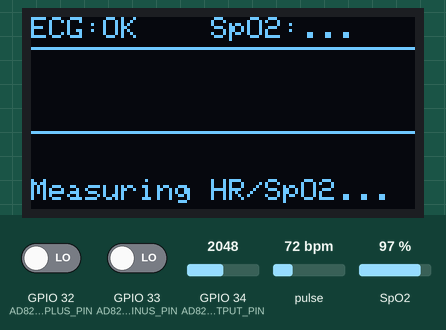
A sketch run on a simulated ESP32. Parts: 128×64 one-colour display. The test bench sets the inputs (shaded band); at power-on: GPIO 34 (AD8232_OUTPUT_PIN) = 2048, GPIO 32 (AD8232_LO_PLUS_PIN) LOW, pulse 72 bpm, GPIO 33 (AD8232_LO_MINUS_PIN) LOW, SpO2 97 % (analog values on the 0–4095 scale). WiFi joins after 1.5 s; servers stay silent unless stated; what the sketch prints to the serial monitor is not drawn.

Above: at 4.7 s.
4.8 s: GPIO 34 (AD8232_OUTPUT_PIN) set to 2866
At 6.79 s:
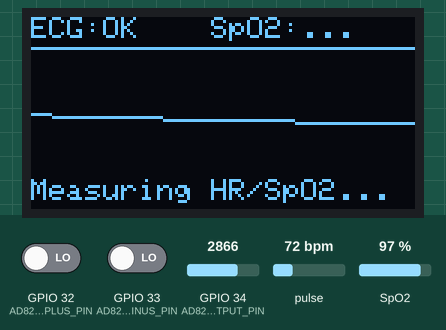
7.2 s: GPIO 32 (AD8232_LO_PLUS_PIN) driven HIGH
At 8.1 s:
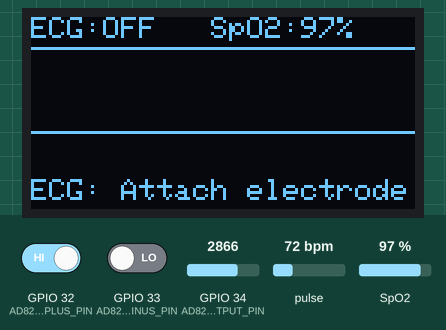
9.2 s: GPIO 32 (AD8232_LO_PLUS_PIN) driven LOW
At 10.3 s:
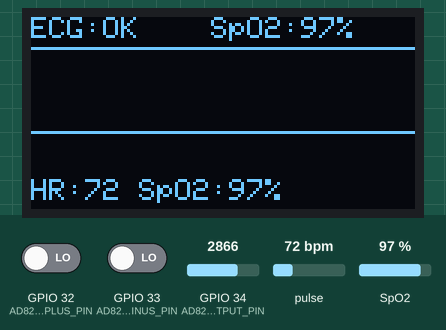
10.7 s: pulse set to 42 bpm
At 12.6 s:
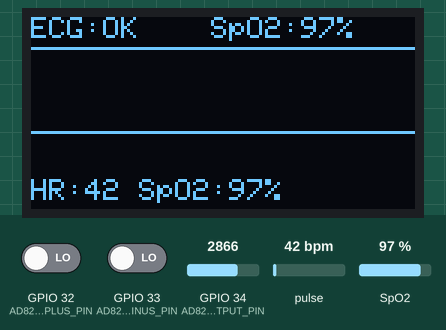
13.1 s: GPIO 33 (AD8232_LO_MINUS_PIN) driven HIGH
At 14.1 s:
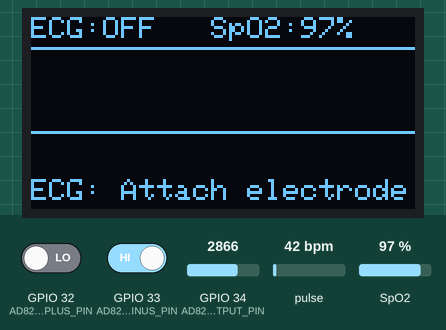
14.6 s: SpO2 set to 100 %
At 15.5 s:
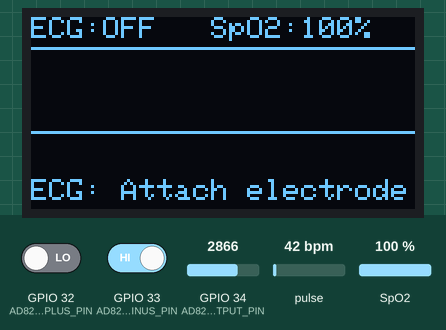
Timing chart, 0 to 17.2 s (numbered marks = the images above; inputs shaded):
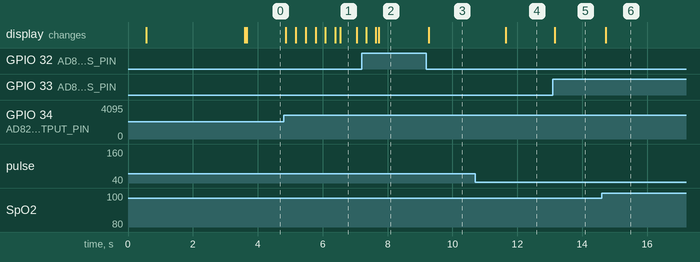

The sketch:

healthsense_esp32.ino
```cpp
#include <Arduino.h>
#include <Wire.h>
#include <WiFi.h>
#include <HTTPClient.h>
#include <ArduinoJson.h>
#include <Adafruit_GFX.h>
#include <Adafruit_SSD1306.h>
#include <MAX30105.h>
#include <spo2_algorithm.h>

// ============================================================
// USER CONFIGURATION
// ============================================================

// Wi-Fi
const char* WIFI_SSID = "Miss Khan";
const char* WIFI_PASS = "maliha.03";

// Backend
const char* SERVER_URL = "http://192.168.83.177:5000/api/telemetry";
const char* DEVICE_API_KEY = "dev-api-key-123";
const char* DEVICE_ID = "ESP32_HEALTH_NODE_01";
const char* PATIENT_ID = "PATIENT_DEMO_2026";

// Future temperature sensor:
// Change to true after connecting a DS18B20 and installing the libraries.
#define ENABLE_DS18B20 false

// ============================================================
// GPIO CONFIGURATION
// ============================================================

#define I2C_SDA_PIN 21
#define I2C_SCL_PIN 22

#define AD8232_OUTPUT_PIN 34
#define AD8232_LO_PLUS_PIN 32
#define AD8232_LO_MINUS_PIN 33

#define DS18B20_DATA_PIN 4

// ============================================================
// OLED
// ============================================================

#define SCREEN_WIDTH 128
#define SCREEN_HEIGHT 64
#define OLED_RESET -1
#define OLED_ADDRESS 0x3C

Adafruit_SSD1306 display(
  SCREEN_WIDTH,
  SCREEN_HEIGHT,
  &Wire,
  OLED_RESET
);

// ============================================================
// MAX30102
// ============================================================

MAX30105 particleSensor;

#define MAX30102_ADDRESS 0x57
#define BUFFER_SIZE 100
#define FINGER_THRESHOLD 50000

uint32_t irBuffer[BUFFER_SIZE];
uint32_t redBuffer[BUFFER_SIZE];
int bufferIndex = 0;

int32_t spo2 = 0;
int8_t validSpO2 = 0;
int32_t heartRate = 0;
int8_t validHeartRate = 0;

uint32_t latestIR = 0;
uint32_t latestRED = 0;

// ============================================================
// ECG
// ============================================================

#define ECG_SAMPLE_RATE 250
#define ECG_SAMPLE_INTERVAL_US (1000000UL / ECG_SAMPLE_RATE)

int waveform[SCREEN_WIDTH];

float baseline = 2048.0f;
float ECG_GAIN = 0.035f;

bool currentLeadOff = true;

// Small telemetry buffer: 187 samples = about 0.75 sec at 250 Hz
#define ECG_TELEMETRY_SIZE 187
float ecgTelemetryBuffer[ECG_TELEMETRY_SIZE];
int ecgTelemetryIndex = 0;

// ============================================================
// OPTIONAL DS18B20
// ============================================================

#if ENABLE_DS18B20
  #include <OneWire.h>
  #include <DallasTemperature.h>

  OneWire oneWire(DS18B20_DATA_PIN);
  DallasTemperature tempSensor(&oneWire);

  float currentTemperature = NAN;
  bool temperatureValid = false;
#endif

// ============================================================
// TIMERS
// ============================================================

unsigned long lastDisplay = 0;
unsigned long lastTelemetrySend = 0;
unsigned long lastWiFiCheck = 0;
unsigned long lastECGSample = 0;

// ============================================================
// SETUP
// ============================================================

void setup() {
  Serial.begin(115200);
  delay(500);

  Serial.println();
  Serial.println("========================================");
  Serial.println(" ESP32 HEALTH MONITOR");
  Serial.println(" AD8232 + MAX30102 + OLED");
  Serial.println(" Optional DS18B20 + Wi-Fi Backend");
  Serial.println("========================================");

  // ---------------- I2C ----------------
  Wire.begin(I2C_SDA_PIN, I2C_SCL_PIN);

  // ---------------- AD8232 ----------------
  pinMode(AD8232_LO_PLUS_PIN, INPUT);
  pinMode(AD8232_LO_MINUS_PIN, INPUT);

  analogReadResolution(12);
  analogSetPinAttenuation(AD8232_OUTPUT_PIN, ADC_11db);

  // ---------------- OLED ----------------
  if (!display.begin(SSD1306_SWITCHCAPVCC, OLED_ADDRESS)) {
    Serial.println("[ERROR] OLED not found. Check VCC/GND/SDA/SCL.");
    while (true) {
      delay(1000);
    }
  }

  display.clearDisplay();
  display.setTextColor(SSD1306_WHITE);
  display.setTextSize(1);
  display.setCursor(20, 15);
  display.println("ESP32 HEALTH");
  display.setCursor(20, 32);
  display.println("Starting...");
  display.display();
  delay(1500);

  // ---------------- MAX30102 ----------------
  if (!particleSensor.begin(Wire, I2C_SPEED_FAST, MAX30102_ADDRESS)) {
    Serial.println("[ERROR] MAX30102 not found. Check VCC/GND/SDA/SCL.");

    display.clearDisplay();
    display.setCursor(5, 20);
    display.println("MAX30102 NOT FOUND");
    display.setCursor(5, 35);
    display.println("Check I2C wiring");
    display.display();

    while (true) {
      delay(1000);
    }
  }

  // MAX30102 configuration
  byte ledBrightness = 60;
  byte sampleAverage = 4;
  byte ledMode = 2;       // RED + IR
  int sampleRate = 100;   // 100 samples/sec
  int pulseWidth = 411;
  int adcRange = 4096;

  particleSensor.setup(
    ledBrightness,
    sampleAverage,
    ledMode,
    sampleRate,
    pulseWidth,
    adcRange
  );

  // ---------------- Optional DS18B20 ----------------
#if ENABLE_DS18B20
  tempSensor.begin();
  Serial.println("[TEMP] DS18B20 enabled");
#else
  Serial.println("[TEMP] DS18B20 disabled - ready for future use");
#endif

  // ---------------- Buffers ----------------
  for (int i = 0; i < SCREEN_WIDTH; i++) {
    waveform[i] = 38;
  }

  for (int i = 0; i < ECG_TELEMETRY_SIZE; i++) {
    ecgTelemetryBuffer[i] = 0.0f;
  }

  // ---------------- Wi-Fi ----------------
  connectWiFi();

  lastECGSample = micros();

  Serial.println("[SYSTEM] Initialization complete.");
  Serial.println();
}

// ============================================================
// WIFI
// ============================================================

void connectWiFi() {
  if (String(WIFI_SSID) == "YOUR_WIFI_SSID") {
    Serial.println("[WiFi] Configure WIFI_SSID/WIFI_PASS first.");
    return;
  }

  WiFi.mode(WIFI_STA);
  WiFi.begin(WIFI_SSID, WIFI_PASS);

  Serial.print("[WiFi] Connecting");

  int retries = 0;

  while (WiFi.status() != WL_CONNECTED && retries < 20) {
    delay(500);
    Serial.print(".");
    retries++;
  }

  Serial.println();

  if (WiFi.status() == WL_CONNECTED) {
    Serial.print("[WiFi] Connected. IP: ");
    Serial.println(WiFi.localIP());
  } else {
    Serial.println("[WiFi] Not connected. Device will continue offline.");
  }
}

// ============================================================
// ECG
// ============================================================

void sampleECG() {
  int rawECG = analogRead(AD8232_OUTPUT_PIN);

  currentLeadOff =
    digitalRead(AD8232_LO_PLUS_PIN) ||
    digitalRead(AD8232_LO_MINUS_PIN);

  // Slowly track DC baseline
  baseline = baseline * 0.995f + rawECG * 0.005f;

  float ecgAC = rawECG - baseline;

  // OLED waveform
  int y = 38 - (int)(ecgAC * ECG_GAIN);
  y = constrain(y, 14, 50);

  for (int i = 0; i < SCREEN_WIDTH - 1; i++) {
    waveform[i] = waveform[i + 1];
  }

  waveform[SCREEN_WIDTH - 1] = currentLeadOff ? 38 : y;

  // Telemetry
  ecgTelemetryBuffer[ecgTelemetryIndex] = ecgAC;
  ecgTelemetryIndex =
    (ecgTelemetryIndex + 1) % ECG_TELEMETRY_SIZE;
}

// ============================================================
// MAX30102
// ============================================================

void processMAX30102() {
  particleSensor.check();

  while (particleSensor.available()) {
    latestIR = particleSensor.getFIFOIR();
    latestRED = particleSensor.getFIFORed();

    if (latestIR >= FINGER_THRESHOLD) {

      // Store EVERY available sample.
      // The MAX30102 is configured for 100 Hz.
      if (bufferIndex < BUFFER_SIZE) {
        irBuffer[bufferIndex] = latestIR;
        redBuffer[bufferIndex] = latestRED;
        bufferIndex++;
      }

      // Calculate after 100 samples.
      if (bufferIndex >= BUFFER_SIZE) {

        maxim_heart_rate_and_oxygen_saturation(
          irBuffer,
          BUFFER_SIZE,
          redBuffer,
          &spo2,
          &validSpO2,
          &heartRate,
          &validHeartRate
        );

        Serial.print("[MAX30102] HR: ");
        if (validHeartRate) {
          Serial.print(heartRate);
          Serial.print(" BPM");
        } else {
          Serial.print("INVALID");
        }

        Serial.print(" | SpO2: ");

        if (validSpO2) {
          Serial.print(spo2);
          Serial.println("%");
        } else {
          Serial.println("INVALID");
        }

        // Keep the latest 75 samples and collect 25 new ones.
        for (int i = 25; i < BUFFER_SIZE; i++) {
          irBuffer[i - 25] = irBuffer[i];
          redBuffer[i - 25] = redBuffer[i];
        }

        bufferIndex = 75;
      }

    } else {
      // No finger
      bufferIndex = 0;
      spo2 = 0;
      validSpO2 = 0;
      heartRate = 0;
      validHeartRate = 0;
    }

    particleSensor.nextSample();
  }
}

// ============================================================
// OLED
// ============================================================

void updateDisplay() {
  display.clearDisplay();

  // Header
  display.setTextSize(1);
  display.setCursor(0, 0);
  display.print("ECG:");
  display.print(currentLeadOff ? "OFF" : "OK");

  display.setCursor(60, 0);
  display.print("SpO2:");

  if (latestIR < FINGER_THRESHOLD) {
    display.print("--");
  } else if (validSpO2) {
    display.print(spo2);
    display.print("%");
  } else {
    display.print("...");
  }

  display.drawLine(0, 10, 127, 10, SSD1306_WHITE);

  // ECG waveform
  for (int x = 1; x < SCREEN_WIDTH; x++) {
    display.drawLine(
      x - 1,
      waveform[x - 1],
      x,
      waveform[x],
      SSD1306_WHITE
    );
  }

  // Bottom information
  display.fillRect(0, 52, 128, 12, BLACK);
  display.setCursor(0, 54);

  if (currentLeadOff) {
    display.print("ECG: Attach electrodes");
  }
  else if (latestIR < FINGER_THRESHOLD) {
    display.print("Place finger on MAX");
  }
  else if (!validSpO2) {
    display.print("Measuring HR/SpO2...");
  }
  else {
    display.print("HR:");
    if (validHeartRate) {
      display.print(heartRate);
    } else {
      display.print("--");
    }

    display.print(" SpO2:");
    display.print(spo2);
    display.print("%");
  }

  display.display();
}

// ============================================================
// JSON TELEMETRY
// ============================================================

void sendTelemetry() {
  JsonDocument doc;

  doc["deviceId"] = DEVICE_ID;
  doc["patientId"] = PATIENT_ID;
  doc["timestampMillis"] = millis();

  bool fingerDetected = latestIR >= FINGER_THRESHOLD;

  // HR
  if (fingerDetected && validHeartRate) {
    doc["heartRate"] = heartRate;
    doc["heartRateValid"] = true;
  } else {
    doc["heartRate"] = nullptr;
    doc["heartRateValid"] = false;
  }

  // SpO2
  if (fingerDetected && validSpO2) {
    doc["spo2"] = spo2;
    doc["spo2Valid"] = true;
  } else {
    doc["spo2"] = nullptr;
    doc["spo2Valid"] = false;
  }

  // ECG
  JsonArray ecgArray = doc["ecg"].to<JsonArray>();

  if (!currentLeadOff) {
    for (int i = 0; i < ECG_TELEMETRY_SIZE; i++) {
      ecgArray.add(
        ecgTelemetryBuffer[
          (ecgTelemetryIndex + i) % ECG_TELEMETRY_SIZE
        ]
      );
    }
  }

  doc["ecgLeadOff"] = currentLeadOff;
  doc["ecgSignalQuality"] =
    currentLeadOff ? "LEAD_OFF" : "SIGNAL_PRESENT";

  doc["ppgSignalQuality"] =
    fingerDetected
      ? (validSpO2 ? "GOOD" : "MEASURING")
      : "NO_FINGER";

  doc["fingerDetected"] = fingerDetected;

#if ENABLE_DS18B20
  if (temperatureValid) {
    doc["temperature"] = currentTemperature;
    doc["temperatureValid"] = true;
  } else {
    doc["temperature"] = nullptr;
    doc["temperatureValid"] = false;
  }
#else
  doc["temperature"] = nullptr;
  doc["temperatureValid"] = false;
  doc["temperatureSensor"] = "NOT_INSTALLED";
#endif

  doc["wifiRssi"] =
    WiFi.status() == WL_CONNECTED ? WiFi.RSSI() : -127;

  doc["esp32Status"] = "ONLINE";

  String jsonPayload;
  serializeJson(doc, jsonPayload);

  // Always print telemetry over Serial
  Serial.print("[TELEMETRY_JSON]");
  Serial.println(jsonPayload);

  // Send to backend
  if (WiFi.status() == WL_CONNECTED &&
      String(SERVER_URL) != "http://192.168.83.177:5000/api/telemetry") {

    HTTPClient http;

    http.begin(SERVER_URL);
    http.setTimeout(3000);
    http.addHeader("Content-Type", "application/json");
    http.addHeader("x-device-api-key", DEVICE_API_KEY);

    int httpCode = http.POST(jsonPayload);

    if (httpCode > 0) {
      Serial.printf("[HTTP] POST response: %d\n", httpCode);
    } else {
      Serial.printf(
        "[HTTP] POST failed: %s\n",
        http.errorToString(httpCode).c_str()
      );
    }

    http.end();
  }
}

// ============================================================
// OPTIONAL TEMPERATURE
// ============================================================

#if ENABLE_DS18B20
void updateTemperature() {
  static unsigned long lastTemperatureRead = 0;

  if (millis() - lastTemperatureRead >= 2000) {
    lastTemperatureRead = millis();

    tempSensor.requestTemperatures();

    float t = tempSensor.getTempCByIndex(0);

    if (t != DEVICE_DISCONNECTED_C && t > -55.0f && t < 125.0f) {
      currentTemperature = t;
      temperatureValid = true;
    } else {
      temperatureValid = false;
    }
  }
}
#endif

// ============================================================
// LOOP
// ============================================================

void loop() {

  unsigned long nowMicros = micros();
  unsigned long nowMillis = millis();

  // ---------------- ECG @ 250 Hz ----------------
  while ((unsigned long)(nowMicros - lastECGSample)
         >= ECG_SAMPLE_INTERVAL_US) {

    lastECGSample += ECG_SAMPLE_INTERVAL_US;
    sampleECG();

    nowMicros = micros();
  }

  // ---------------- MAX30102 ----------------
  processMAX30102();

#if ENABLE_DS18B20
  // ---------------- Temperature ----------------
  updateTemperature();
#endif

  // ---------------- OLED every 50 ms ----------------
  if (nowMillis - lastDisplay >= 50) {
    lastDisplay = nowMillis;
    updateDisplay();
  }

  // ---------------- Backend every 3 sec ----------------
  if (nowMillis - lastTelemetrySend >= 3000) {
    lastTelemetrySend = nowMillis;
    sendTelemetry();
  }

  // ---------------- Wi-Fi reconnect ----------------
  if (nowMillis - lastWiFiCheck >= 10000) {
    lastWiFiCheck = nowMillis;

    if (WiFi.status() != WL_CONNECTED) {
      Serial.println("[WiFi] Disconnected. Reconnecting...");
      WiFi.disconnect();
      WiFi.begin(WIFI_SSID, WIFI_PASS);
    }
  }
}
```

Measured:
- after the input at 4.8 s, the display: first changes after 0.07 s (image 1 shows a later state)
- after the input at 7.2 s, the display: first changes after 0.14 s (image 2 shows a later state)
- after the input at 9.2 s, the display: changes after 0.06 s (image 3)
- after the input at 10.7 s, the display: changes after 0.94 s (image 4)
- after the input at 13.1 s, the display: changes after 0.05 s (image 5)
- after the input at 14.6 s, the display: changes after 0.13 s (image 6)
- what the display in image 1 shows lasts 0.5 s, from 6.5 s to 7.0 s
